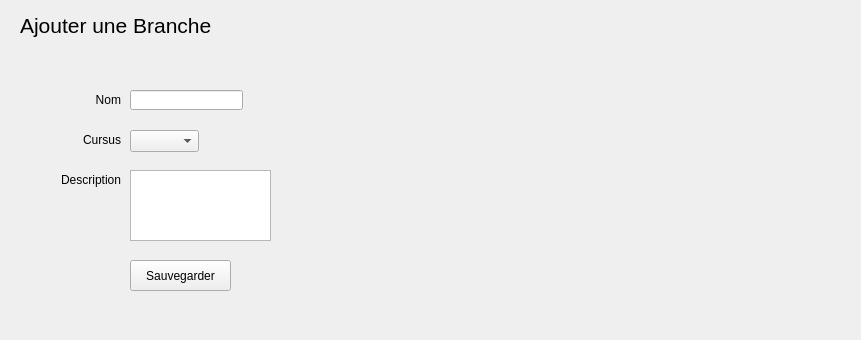
     <widget class="QWidget" name="ajout_branche">
      <property name="geometry">
       <rect>
        <x>0</x>
        <y>0</y>
        <width>861</width>
        <height>340</height>
       </rect>
      </property>
      <attribute name="label">
       <string>Ajouter une Branche</string>
      </attribute>
      <widget class="QLabel" name="label_ajout_nom_branche">
       <property name="geometry">
        <rect>
         <x>30</x>
         <y>90</y>
         <width>91</width>
         <height>20</height>
        </rect>
       </property>
       <property name="text">
        <string>Nom</string>
       </property>
       <property name="alignment">
        <set>Qt::AlignRight|Qt::AlignTrailing|Qt::AlignVCenter</set>
       </property>
      </widget>
      <widget class="QTextEdit" name="ajout_description_branche">
       <property name="geometry">
        <rect>
         <x>130</x>
         <y>170</y>
         <width>141</width>
         <height>71</height>
        </rect>
       </property>
      </widget>
      <widget class="QLabel" name="label_ajout_description_branche">
       <property name="geometry">
        <rect>
         <x>30</x>
         <y>170</y>
         <width>91</width>
         <height>20</height>
        </rect>
       </property>
       <property name="text">
        <string>Description</string>
       </property>
       <property name="alignment">
        <set>Qt::AlignRight|Qt::AlignTrailing|Qt::AlignVCenter</set>
       </property>
      </widget>
      <widget class="QLineEdit" name="ajout_nom_branche">
       <property name="geometry">
        <rect>
         <x>130</x>
         <y>90</y>
         <width>113</width>
         <height>20</height>
        </rect>
       </property>
      </widget>
      <widget class="QLabel" name="titre_ajout_branche">
       <property name="geometry">
        <rect>
         <x>20</x>
         <y>10</y>
         <width>201</width>
         <height>31</height>
        </rect>
       </property>
       <property name="font">
        <font>
         <pointsize>16</pointsize>
        </font>
       </property>
       <property name="text">
        <string>Ajouter une Branche</string>
       </property>
      </widget>
      <widget class="QPushButton" name="sauvegarder_ajout_branche">
       <property name="geometry">
        <rect>
         <x>130</x>
         <y>260</y>
         <width>101</width>
         <height>31</height>
        </rect>
       </property>
       <property name="text">
        <string>Sauvegarder</string>
       </property>
      </widget>
      <widget class="QLabel" name="label_ajout_cursus_branche">
       <property name="geometry">
        <rect>
         <x>30</x>
         <y>130</y>
         <width>91</width>
         <height>20</height>
        </rect>
       </property>
       <property name="text">
        <string>Cursus</string>
       </property>
       <property name="alignment">
        <set>Qt::AlignRight|Qt::AlignTrailing|Qt::AlignVCenter</set>
       </property>
      </widget>
      <widget class="QComboBox" name="ajout_cursus_branche">
       <property name="geometry">
        <rect>
         <x>130</x>
         <y>130</y>
         <width>69</width>
         <height>22</height>
        </rect>
       </property>
      </widget>
      <widget class="QLabel" name="message_ajout_branche">
       <property name="geometry">
        <rect>
         <x>60</x>
         <y>60</y>
         <width>361</width>
         <height>16</height>
        </rect>
       </property>
       <property name="text">
        <string/>
       </property>
      </widget>
     </widget>
